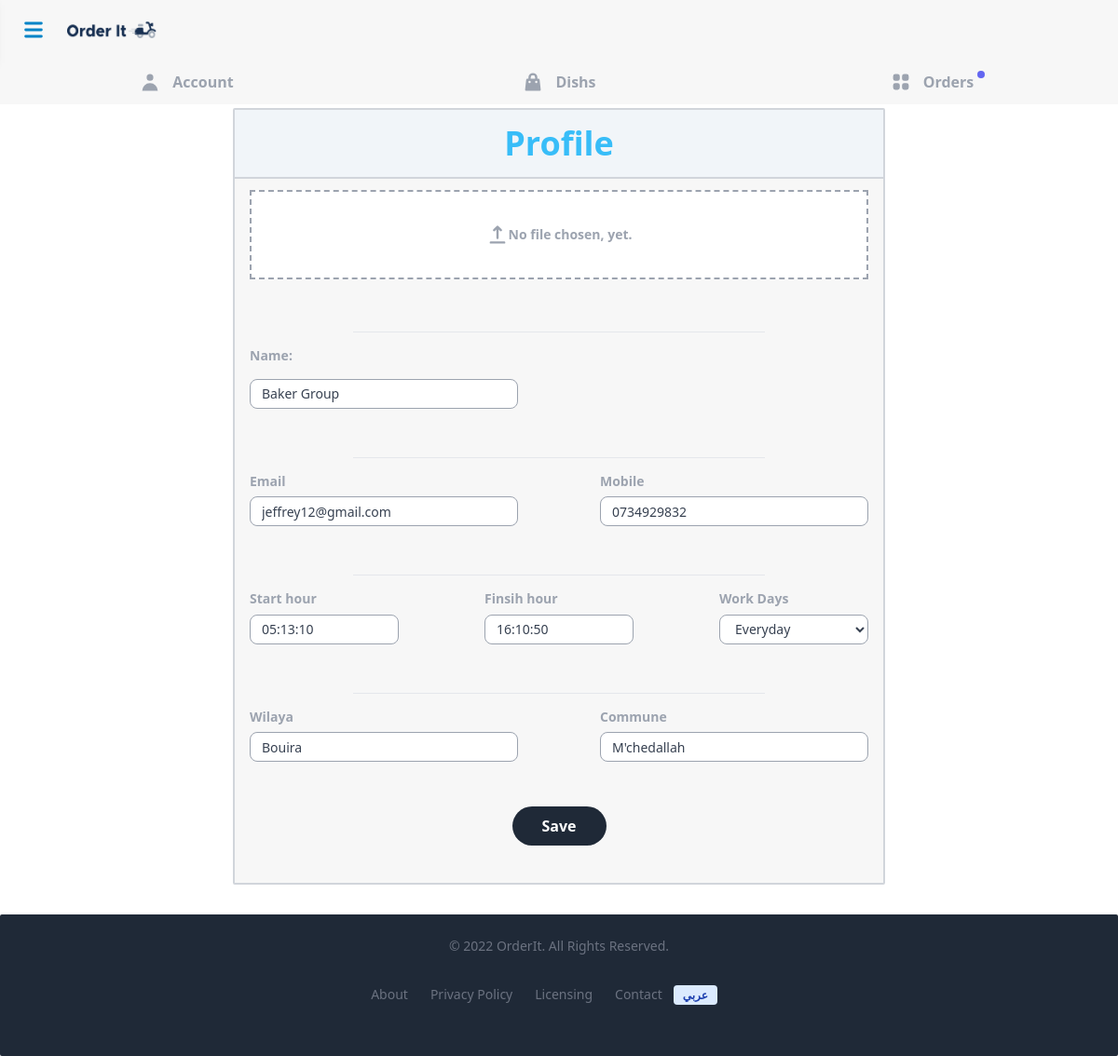
Page /en/restaurent/dashbord/account-update (signed in) on the committed database.
### partner_restaurent/models.py (models this page shows, shortened)
class Restaurent(models.Model):
	user=models.ForeignKey(User, on_delete=models.CASCADE,null=True,related_name='restaurent')
	logo=models.ImageField(upload_to='restaurent_logo',null=True, blank=True)
	restaurent_owner=models.ForeignKey(Restaurent_owner,on_delete=models.CASCADE,blank=True,null=True)
	name=models.CharField(max_length=30,null=True)
	mobile=models.CharField(max_length=200, null=False)
	email=models.EmailField()
	heur_debut_desponible=models.TimeField(blank=True,null=True)
	heur_fin_desponible=models.TimeField(blank=True,null=True)
	jour_desponibilite=models.CharField(choices=days ,max_length=100,blank=True,null=True)
	wilaya=models.CharField(max_length=100,blank=True,null=True)
	commune=models.CharField(max_length=100,blank=True,null=True)
	lat=models.CharField(null=True,blank=True,max_length=120)
	long=models.CharField(null=True,blank=True,max_length=120)
	def get_absolute_url(self):
		return reverse('restaurent:detail',kwargs={"pk":self.pk})

### partner_restaurent/views.py (the view, shortened to what this page needs)
# urls.py: path('dashbord/account-update',views.AccountUpdate.as_view(),name='account-update'),
class AccountUpdate(mixins.RegistredPartnerOnly,UpdateView):
    model=models.Restaurent
    fields=['logo','name','mobile','email','heur_debut_desponible','heur_fin_desponible','jour_desponibilite','wilaya','commune',]
    template_name='restaurent/accountUpdate.html'
    def get_object(self ):
        return Restaurent.objects.get(user=self.request.user)

### cart/context_processors.py (called while the page is built)
def cart(request):
    return {'cart': Cart(request)}

### partner_restaurent/mixins.py (called while the page is built)
    def test_func(self):
        if self.request.user.is_authenticated:
            if self.request.user.is_partner:
                return True
            else:
                self.to_redirect='restaurent:signup'
                return False
        else:
            self.to_redirect='users:login'
            return False

### templates/restaurent/accountUpdate.html (shortened to what this page needs)
{%extends "restaurent/sidebar.html"%}
{%load widget_tweaks%}
{% load i18n %}
{%block content%}
<div class="flex justify-center mt-24  ">
    <div class="mt-9  lg:mt-5  mb-8 pb-4    w-full md:w-700 border-2 border-gray-300 bg-mygray  rounded-sm">
        <div class=" flex justify-center items-center bg-slate-100 w-full py-4 border-b-2 border-gray-300">
            <span  class=" text-sky-400 font-semibold mb-0 capitalize text-4xl">{% trans "profile" %}</span>
        </div>
        <form action="" method="post" enctype="multipart/form-data">
            <div  class=" px-4">
                <div class="flex justify-center py-3">
                    <label id="file_box" for="id_logo" class=" cursor-pointer text-gray-400 text-sm font-bold leading-tight tracking-normal
                    flex justify-center items-center w-full h-24 border-2 border-dashed  border-gray-400 bg-white hover:border-sky-500  hover:text-sky-500 ">
                        <span id="custom-text">{% trans "No file chosen, yet." %}</span>
                    </label>
                </div>
                <hr class="bg-gray-500 w-2/3 mx-auto   mt-11 ">
                <div>
                <label for="id_name" class="pt-4 text-gray-400 text-sm font-bold leading-tight tracking-normal mb-2 block">{% trans "Name" %}:</label>
                {%render_field form.name class="border-solid border-1  border-gray-400  focus:outline-sky-500 hover:border-sky-300  bg-white   h-8 w-72 pl-3 pr-3 sm:text-sm rounded-lg my-2 font-normal " %}
                </div>
                <hr class="bg-gray-500 w-2/3 mx-auto   mt-11 ">
                <div class=" block sm:flex justify-between  ">
                    <div>
                        <label for="id_email" class="pt-4 text-gray-400 text-sm font-bold leading-tight tracking-normal mb-2 block">{% trans "Email"%}</label>
                        {%render_field form.email class="border-solid border-1  border-gray-400  focus:outline-sky-500  hover:border-sky-300 bg-white block  h-8 w-72 pl-3 pr-3 sm:text-sm rounded-lg my-2 font-normal "%}
                    </div>
                    <div>
                    <label for="id_mobile" class="pt-4 text-gray-400 text-sm font-bold leading-tight tracking-normal mb-2 block">{% trans "Mobile" %}</label>
                    {%render_field form.mobile class="border-solid border-1  border-gray-400  focus:outline-sky-500  hover:border-sky-300 bg-white block  h-8 w-72 pl-3 pr-3 sm:text-sm rounded-lg my-2 font-normal " %}
                    </div>
                </div>
                <hr class="bg-gray-500 w-2/3 mx-auto   mt-11 ">
                <div class=" block  sm:flex justify-between ">
                    <div>
                    <label for="id_heur_debut_desponible" class="pt-4 text-gray-400 text-sm font-bold leading-tight tracking-normal mb-2 block">{% trans "Start hour" %}</label>
                    {%render_field form.heur_debut_desponible  class="border-solid border-1  border-gray-400  focus:outline-sky-500  hover:border-sky-300 bg-white block  h-8 w-40 pl-3 pr-3 sm:text-sm rounded-lg my-2 font-normal " %}
                    </div>
                    <div>
                    <label for="id_heur_fin_desponible" class="pt-4 text-gray-400 text-sm font-bold leading-tight tracking-normal mb-2 block">{% trans "Finsih hour" %}</label>
                    {%render_field form.heur_fin_desponible  class="border-solid border-1  border-gray-400  focus:outline-sky-500  hover:border-sky-300 bg-white block  h-8 w-40 pl-3 pr-3 sm:text-sm rounded-lg my-2 font-normal " %}
                    </div>
                    <div>
                    <label for="id_jour_desponibilite" class="pt-4 text-gray-400 text-sm font-bold leading-tight tracking-normal mb-2 block">{% trans  "Work Days" %}</label>
                    {%render_field form.jour_desponibilite  class="border-solid border-1  border-gray-400  focus:outline-sky-500  hover:border-sky-300 bg-white block  h-8 w-40 pl-3 pr-3 sm:text-sm rounded-lg my-2 font-normal "%}
                    </div>
                </div>
                <hr class="bg-gray-500 w-2/3 mx-auto   mt-11 ">
                <div class=" block sm:flex justify-between ">
                    <div>
                    <label for="id_wilaya" class="pt-4 text-gray-400 text-sm font-bold leading-tight tracking-normal mb-2 block">{% trans "Wilaya"%}</label>
                    {%render_field form.wilaya class="border-solid border-1  border-gray-400  focus:outline-sky-500  hover:border-sky-300 bg-white block  h-8 w-72 pl-3 pr-3 sm:text-sm rounded-lg my-2 font-normal " %}
                    </div>
                    <div>
                    <label for="id_commune" class="pt-4 text-gray-400 text-sm font-bold leading-tight tracking-normal mb-2 block">{% trans "Commune" %}</label>
                    {%render_field form.commune class="border-solid border-1  border-gray-400  focus:outline-sky-500  hover:border-sky-300 bg-white block  h-8 w-72 pl-3 pr-3 sm:text-sm rounded-lg my-2 font-normal " %}
                    </div>
                </div>
                <div class="pt-4 w-full flex justify-center">
                    <button type="submit" class="mx-2 bg-gray-800 text-white  cursor-pointer my-6  font-semibold rounded-full h-10.5 w-26  hover:bg-sky-500  duration-400" >{% trans "Save" %}</button>
                </div>
            </div>
        </form>
    </div>
</div>
{% endblock content%}

### rows in the picture
Restaurent: name "Baker Group", email "jeffrey12@gmail.com", mobile "0734929832", heur_debut_desponible "05:13:10", heur_fin_desponible "16:10:50", jour_desponibilite "Everyday", wilaya "Bouira", commune "M'chedallah"
